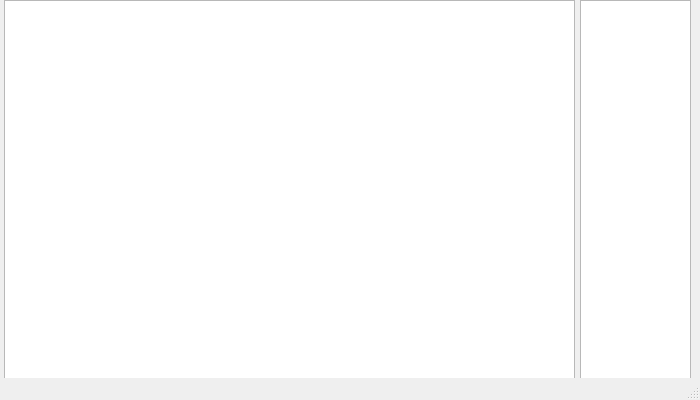
<?xml version="1.0" encoding="UTF-8"?>
<ui version="4.0">
 <class>MainWindow</class>
 <widget class="QMainWindow" name="MainWindow">
  <property name="geometry">
   <rect>
    <x>0</x>
    <y>0</y>
    <width>700</width>
    <height>400</height>
   </rect>
  </property>
  <property name="minimumSize">
   <size>
    <width>600</width>
    <height>400</height>
   </size>
  </property>
  <property name="maximumSize">
   <size>
    <width>800</width>
    <height>400</height>
   </size>
  </property>
  <property name="windowTitle">
   <string>MainWindow</string>
  </property>
  <widget class="QWidget" name="centralWidget">
   <widget class="QListWidget" name="CommandList">
    <property name="geometry">
     <rect>
      <x>580</x>
      <y>0</y>
      <width>111</width>
      <height>381</height>
     </rect>
    </property>
   </widget>
   <widget class="QTextEdit" name="DescText">
    <property name="geometry">
     <rect>
      <x>4</x>
      <y>0</y>
      <width>571</width>
      <height>381</height>
     </rect>
    </property>
   </widget>
  </widget>
  <widget class="QStatusBar" name="statusBar"/>
 </widget>
 <layoutdefault spacing="6" margin="11"/>
 <resources/>
 <connections/>
</ui>
